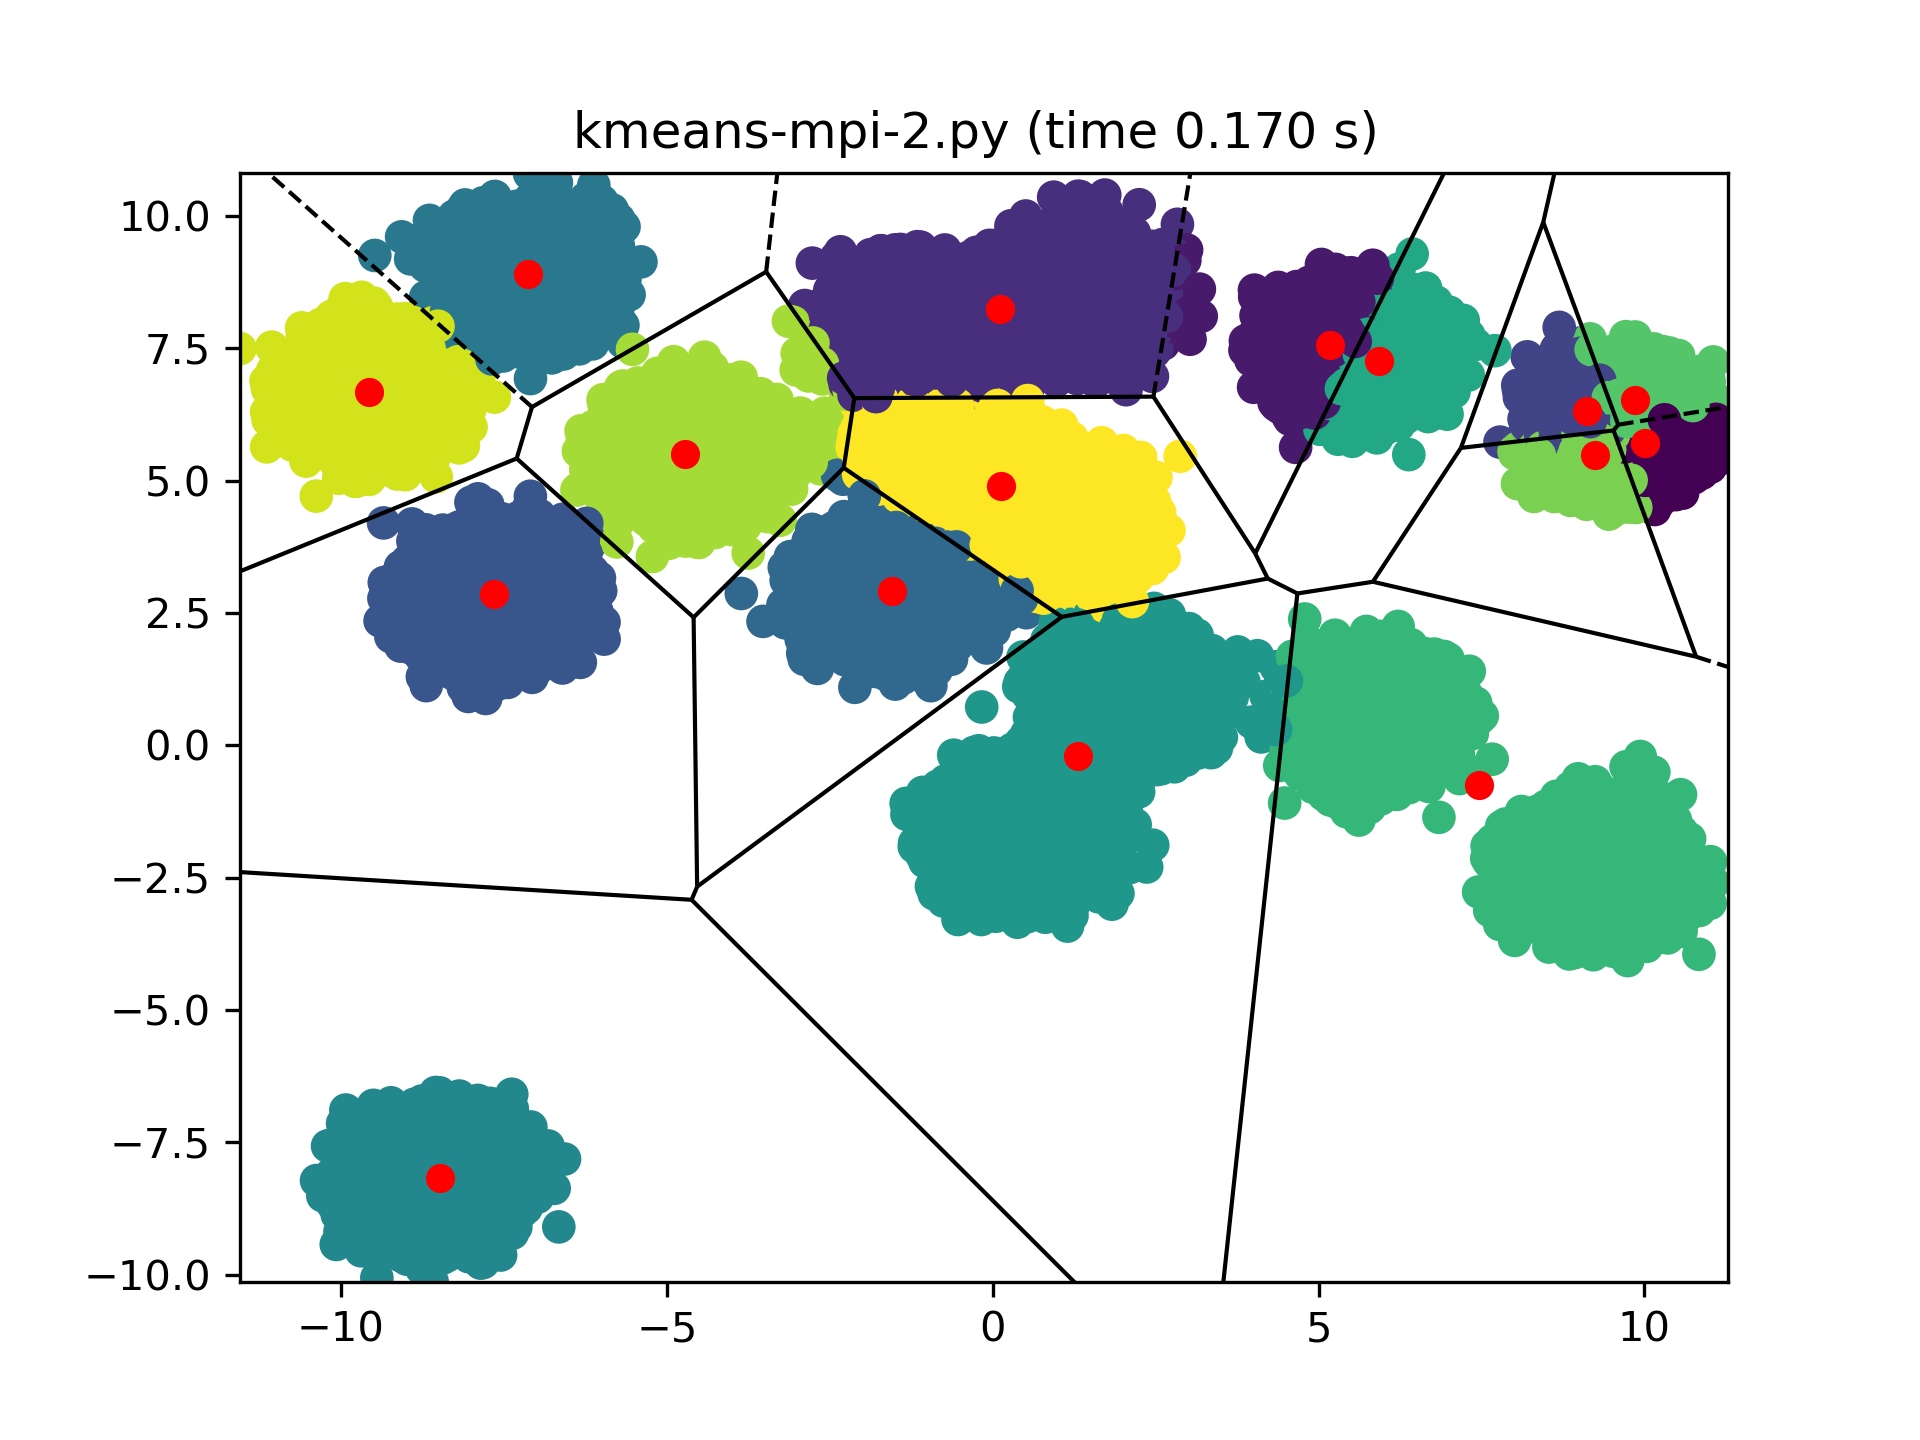

Recreate this plot in Python.
#!/usr/bin/env python
"""
Reference kmeans implementation using MPI interface using minibatch with averanging
"""
import matplotlib
matplotlib.use('Agg')


import numpy as np
import argparse
from pprint import pprint

from matplotlib import pyplot as plt

from mpi4py import MPI

import time,sys

# load mpi

comm = MPI.COMM_WORLD

name = MPI.Get_processor_name()
rank = MPI.COMM_WORLD.Get_rank()
size = MPI.COMM_WORLD.Get_size()




def assign_data_to_cluster(data, clusters_loc, nclusters):
    z = np.zeros((data.shape[0], nclusters))

    for i in range(nclusters):
        z[:, i] = np.linalg.norm(data - clusters_loc[i], axis=1)

    return z.argmin(axis=1)

def calc_split(anum, n):
    """
    calculate splits into [a_lower, a_higher) intervals
    """
    k, m = divmod(anum, n)
    a_lower  = [ i*k+min(i,m) for i in range(n) ]
    a_higher = [(i+1)*k+min(i+1,m)  for i in range(n)]

    return a_lower,a_higher

def perform_mpi2_kmeans(data, nclusters, batch_seed,batch_size =512, iters=4,/, stop_sad = 0.02):
    global rank,size,comm

    if rank == 0:
        clusters_loc = np.random.randint(0, data.shape[0], nclusters)
        clusters_loc = data[clusters_loc, :] + np.random.uniform(-1,1,(nclusters,2))
        print("Initial cluster location")
        pprint(clusters_loc)

    else:
      clusters_loc = None
      clusters_loc_old = None

    start = time.monotonic()

    clusters_loc = comm.bcast(clusters_loc,root=0)
    rng = np.random.Generator(np.random.PCG64DXSM(np.random.SeedSequence(batch_seed)))    # synchornized seed

    for i in range(iters):
      permatations = rng.choice(data.shape[0],batch_size * size)
      permatations = np.array(permatations[rank::size]) # simple method to cut the necessary slice

      dperm = data[permatations]

      clusters_loc_old = clusters_loc.copy()

      assigned = assign_data_to_cluster(dperm, clusters_loc,nclusters)

      for j in range(nclusters):
            mean_data = dperm[assigned == j]
            if mean_data.shape[0] > 0:
              mean = mean_data.mean(axis=0)
            if not np.any(np.isnan(mean)) and mean_data.shape[0] > 0:
                miu = 1.0 / (( mean_data.shape[0] + 1.0))
                clusters_loc[j] = (1 - miu)*clusters_loc[j]  + miu*mean

      clusters_loc = comm.allreduce(clusters_loc,MPI.SUM) / size # get average centroids

      sm = np.sum(np.abs(clusters_loc_old - clusters_loc))
      if ( sm < stop_sad):  # stop condition
        if rank == 0:
          print("meeting stopping condition (absolute coordinate difference between all clusters) diff=%f stop_condition=%f" % (sm,stop_sad))
        break

    #print(clusters_loc)
    stop = time.monotonic()

    print("%s %d/%d took %.3f s" % (name,rank,size,(stop - start)))
    if rank ==0:
      print((stop - start),file=sys.stderr)
    sys.stdout.flush()
    comm.barrier()
    if rank == 0:
      fig = plt.figure()
      ax = plt.subplot(111)
      plt.title("kmeans-mpi-2.py (time %.3f s) " % ((stop - start)))

      from scipy.spatial import Voronoi, voronoi_plot_2d
      vor = Voronoi(clusters_loc)
      voronoi_plot_2d(vor, ax=ax, show_points=False, show_vertices=False)

      assigned = assign_data_to_cluster(data, clusters_loc, nclusters)
      ax.scatter(data[:, 0], data[:, 1], c=assigned, s=50)

      plt.xlim(data[:,0].min(), data[:,0].max())
      plt.ylim(data[:,1].min(), data[:,1].max())

      plt.scatter(clusters_loc[:,0],clusters_loc[:,1],color='red')

      plt.savefig("kmeans-mpi-2.png",dpi=300)


def main():
    parser = argparse.ArgumentParser(
        description='Kmean naive solver',
        formatter_class=argparse.ArgumentDefaultsHelpFormatter,
    )

    parser.add_argument('--data-file', type=str,
                        help='data file', default='kmeans-data.npy')

    parser.add_argument('--data-ytrue', type=str,
                        help='number of cluster', default='kmeans-ytrue.npy')

    parser.add_argument('--clusters', type=int,
                        help='number of clusters', default=16)

    parser.add_argument('--seed',type=int,
                        help='random seed', default=42)

    parser.add_argument('--batch-seed',type=int,
                        help='random batch seed', default=43)

    parser.add_argument('--batch-size',type=int,
                        help='random batch size', default=512)

    parser.add_argument('--stop-sad',type=float,
                        help='random batch size', default=0.05)

    parser.add_argument('--max-iters',type=int,
                        help='random batch size', default=1000)

    args = parser.parse_args()

    data = np.lib.format.open_memmap(args.data_file)

    np.random.seed(args.seed)
    perform_mpi2_kmeans(data, args.clusters, args.batch_seed, args.batch_size, args.max_iters, stop_sad = args.stop_sad)


if __name__ == '__main__':
    main()
